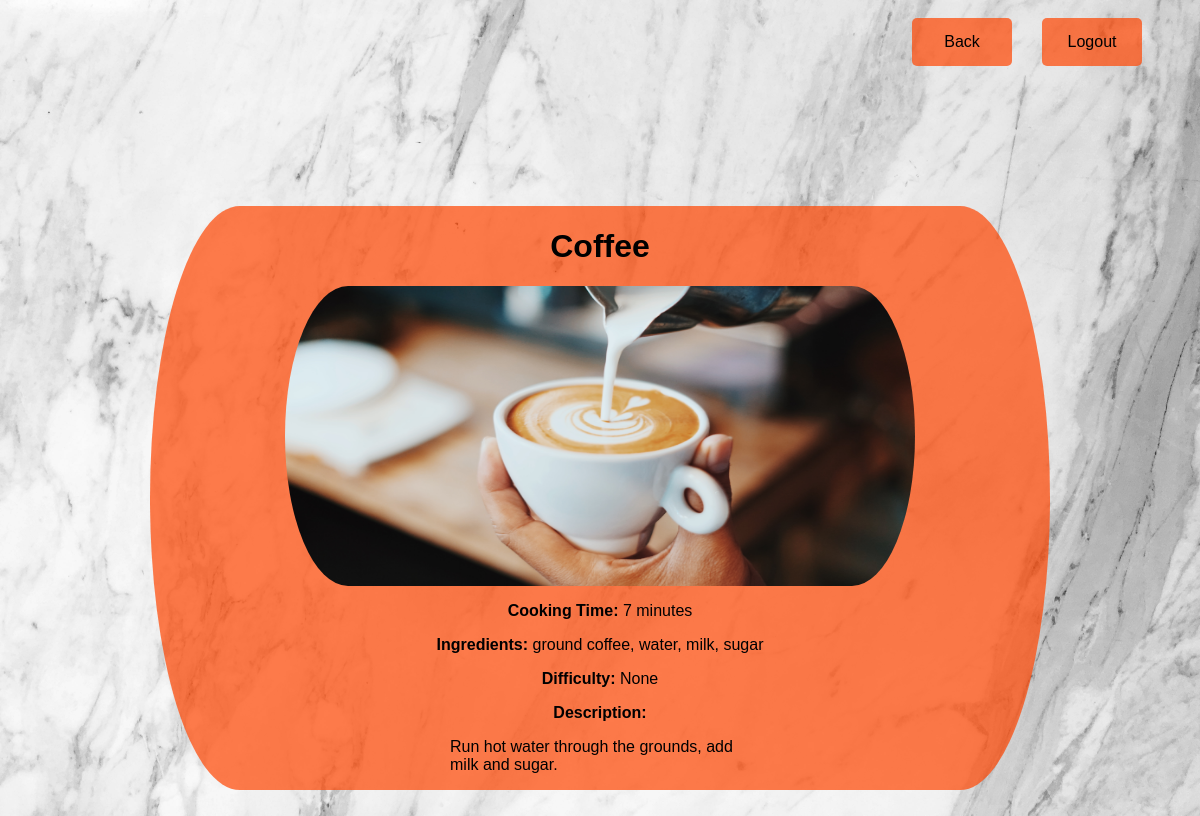
The app's page /list/2 (signed in) with its own data.
### recipes/models.py (models this page shows, shortened)
class Recipe(models.Model):
    name = models.CharField(max_length=120)
    cooking_time = models.IntegerField(help_text="in minutes")
    ingredients = models.CharField(
        max_length=400, help_text="Ingredients must be seperated by commas"
    )
    difficulty = models.CharField(max_length=20)
    description = models.TextField(max_length=600, help_text="600 character limit")
    pic = models.ImageField(upload_to="recipes", default="empty_bowl.jpg")

### recipes/views.py (the view)
# urls.py: path("list/<pk>", RecipeDetailView.as_view(), name="detail"),
class RecipeDetailView(LoginRequiredMixin, DetailView):
    model = Recipe
    template_name = "recipes/recipes_detail.html"

### recipes/templates/recipes/recipes_detail.html (shortened to what this page needs)
{% load static %}
<!DOCTYPE html>
<html>
	<body>
		<a
			class="button back_button nav_button"
			href="{% url 'recipes:list' %}"
			style="font-size: 1em"
			>Back</a
		>
		<a
			class="button logout_button nav_button"
			href="{% url 'success' %}"
			style="font-size: 1em"
			>Logout</a
		>
		<div class="detail_container">
			<h1>{{object.name}}</h1>
			<img
				src="{{object.pic.url}}"
				height="300"
			/>
			<p style="margin-top: 16px"><b>Cooking Time: </b> {{object.cooking_time}} minutes</p>
			<p><b>Ingredients: </b> {{object.ingredients}}</p>
			<p><b>Difficulty: </b> {{object.difficulty}}</p>
			<b style="margin: 8px">Description: </b>
			<p style="margin-bottom: 16px; max-width: 300px">{{object.description}}</p>
		</div>
	</body>
</html>

### records on screen
Recipe: name "Coffee", pic (picture), cooking_time "7", ingredients "ground coffee, water, milk, sugar", difficulty "None", description "Run hot water through the grounds, add milk and sugar."
